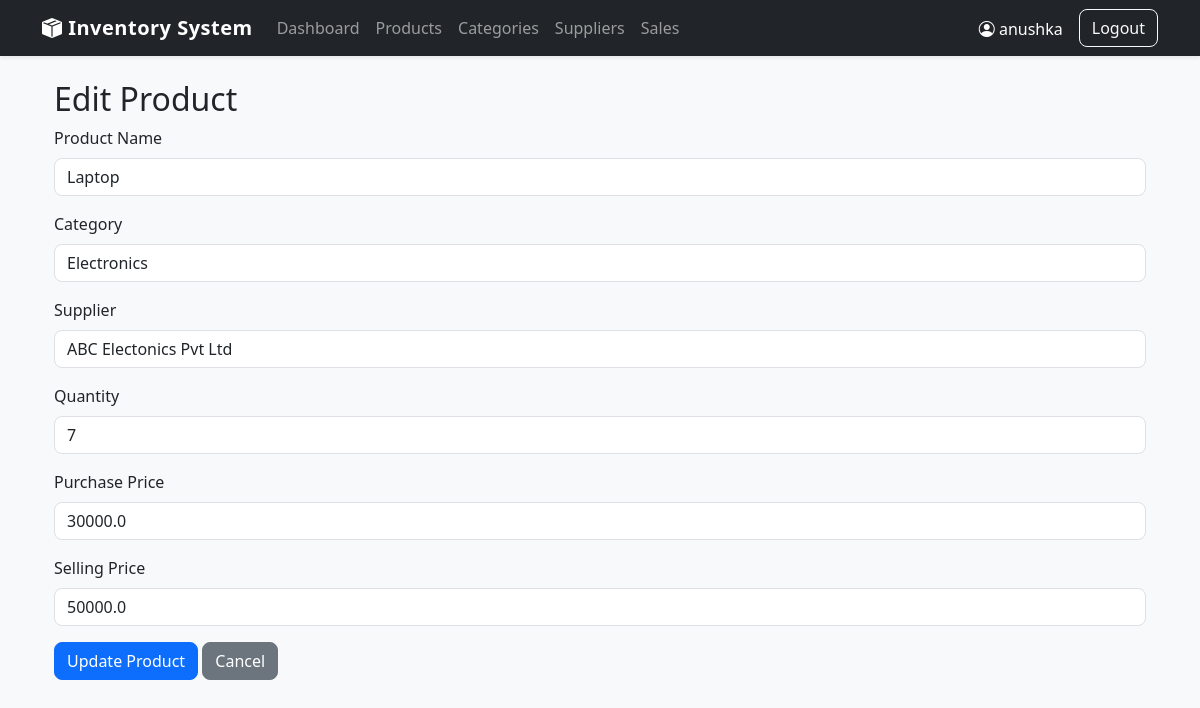
The app's page /products/edit/1 (signed in), older data.
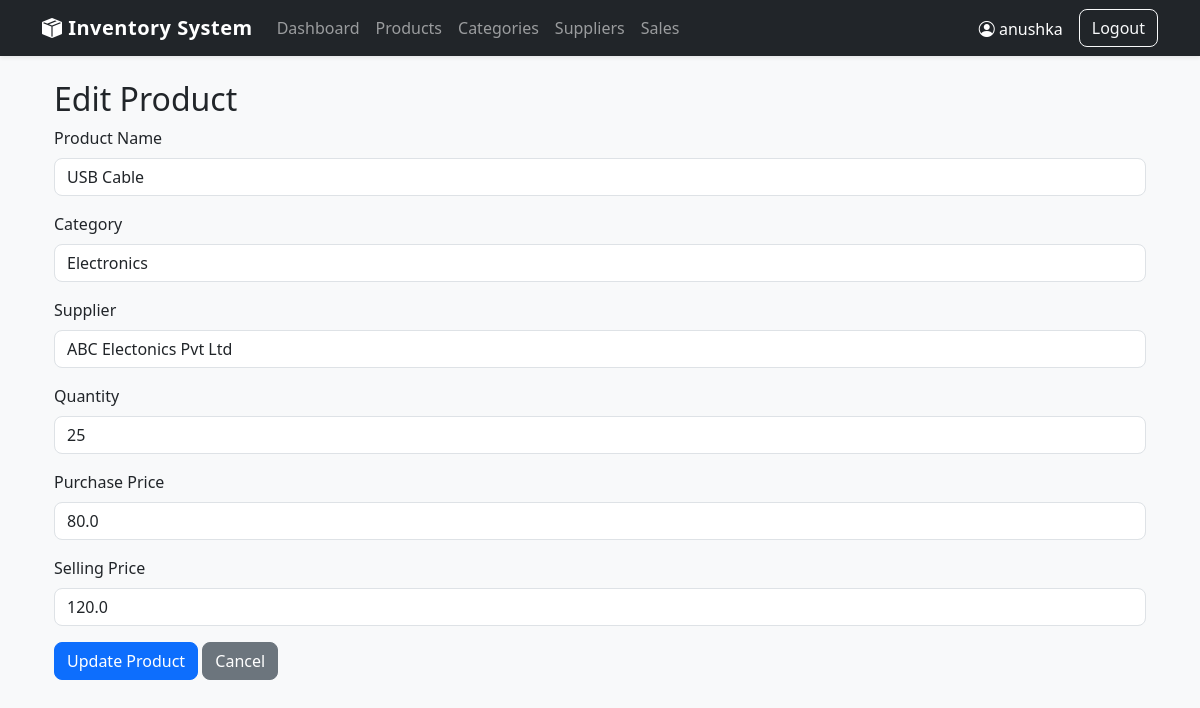
The same page, newer data.
### tables this page shows
CREATE TABLE products (
        id INTEGER PRIMARY KEY AUTOINCREMENT,
        name TEXT NOT NULL,
        category_id INTEGER,
        supplier_id INTEGER,
        quantity INTEGER NOT NULL DEFAULT 0,
        purchase_price REAL NOT NULL DEFAULT 0,
        selling_price REAL NOT NULL DEFAULT 0,
        created_at TIMESTAMP DEFAULT CURRENT_TIMESTAMP,
        FOREIGN KEY(category_id)
            REFERENCES categories(id)
            ON DELETE SET NULL,
        FOREIGN KEY(supplier_id)
            REFERENCES suppliers(id)
            ON DELETE SET NULL
    );

CREATE TABLE categories (
        id INTEGER PRIMARY KEY AUTOINCREMENT,
        name TEXT NOT NULL UNIQUE,
        description TEXT,
        created_at TIMESTAMP DEFAULT CURRENT_TIMESTAMP
    );

CREATE TABLE suppliers (
        id INTEGER PRIMARY KEY AUTOINCREMENT,
        name TEXT NOT NULL UNIQUE,
        contact_person TEXT,
        phone TEXT,
        email TEXT,
        address TEXT,
        created_at TIMESTAMP DEFAULT CURRENT_TIMESTAMP
    );

### routes/products.py (the view, shortened to what this page needs)
@products_bp.route("/edit/<int:id>", methods=["GET", "POST"])
@login_required
def edit(id):
    conn = get_db_connection()
    cursor = conn.cursor()
    product = cursor.execute(
        """
        SELECT *
        FROM products
        WHERE id=?
        """,
        (id,)
    ).fetchone()
    categories = cursor.execute(
        "SELECT * FROM categories ORDER BY name"
    ).fetchall()
    suppliers = cursor.execute(
        "SELECT * FROM suppliers ORDER BY name"
    ).fetchall()
    conn.close()
    return render_template(
        "products/edit.html",
        product=product,
        categories=categories,
        suppliers=suppliers
    )

### database.py (called while the page is built)
def get_db_connection():
    conn = sqlite3.connect(DATABASE)
    conn.row_factory = sqlite3.Row
    conn.execute("PRAGMA foreign_keys = ON")
    return conn

### helpers.py (called while the page is built)
def login_required(f):
    @wraps(f)
    def decorated_function(*args, **kwargs):
        if session.get("user_id") is None:
            flash("Please login first.", "warning")
            return redirect(url_for("auth.login"))
        return f(*args, **kwargs)
    return decorated_function

### templates/products/edit.html (shortened to what this page needs)
{% extends "layout.html" %}
{% block content %}
<div class="container mt-4">
    <h2>Edit Product</h2>
    <form method="POST">
        <div class="mb-3">
            <label class="form-label">
                Product Name
            </label>
            <input
                type="text"
                name="name"
                class="form-control"
                value="{{ product.name }}"
                required>
        </div>
        <div class="mb-3">
            <label class="form-label">
                Category
            </label>
            <select
                name="category_id"
                class="form-control"
                required>
                {% for category in categories %}
                <option
                    value="{{ category.id }}"
                    {% if category.id == product.category_id %}
                    selected
                    {% endif %}>
                    {{ category.name }}
                </option>
                {% endfor %}
            </select>
        </div>
        <div class="mb-3">
            <label class="form-label">
                Supplier
            </label>
            <select
                name="supplier_id"
                class="form-control"
                required>
                {% for supplier in suppliers %}
                <option
                    value="{{ supplier.id }}"
                    {% if supplier.id == product.supplier_id %}
                    selected
                    {% endif %}>
                    {{ supplier.name }}
                </option>
                {% endfor %}
            </select>
        </div>
        <div class="mb-3">
            <label class="form-label">
                Quantity
            </label>
            <input
                type="number"
                name="quantity"
                class="form-control"
                value="{{ product.quantity }}"
                min="0"
                required>
        </div>
        <div class="mb-3">
            <label class="form-label">
                Purchase Price
            </label>
            <input
                type="number"
                step="0.01"
                name="purchase_price"
                class="form-control"
                value="{{ product.purchase_price }}"
                required>
        </div>
        <div class="mb-3">
            <label class="form-label">
                Selling Price
            </label>
            <input
                type="number"
                step="0.01"
                name="selling_price"
                class="form-control"
                value="{{ product.selling_price }}"
                required>
        </div>
        <button class="btn btn-primary">
            Update Product
        </button>
        <a href="/products/" class="btn btn-secondary">
            Cancel
        </a>
    </form>
</div>
{% endblock %}

Row changes from the older to the newer data that the page shows:
changed products "Electronics": name "Laptop" → "USB Cable"; quantity "7" → "25"; purchase_price "30000.0" → "80.0"; selling_price "50000.0" → "120.0"
